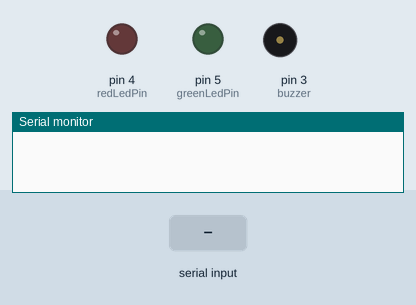
Recording of a sketch running on a simulated Arduino Uno, built with avr-gcc and run on an emulated ATmega328P. Shown: output pins drawn as LEDs (lit = HIGH), buzzer (waves = sounding), the last lines printed to the serial monitor. The test bench sets the inputs (shaded band).

Above: at 1.2 s.
1.3 s: "GreenLight\n" received over Serial
At 1.41 s:
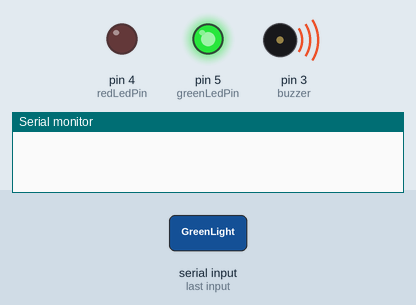
At 2.4 s:
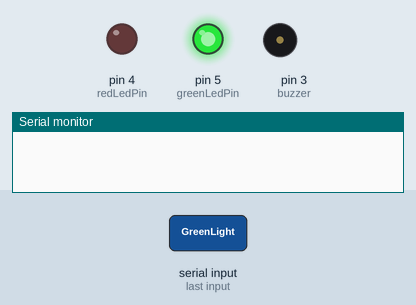
4.3 s: "RedLight\n" received over Serial
At 4.7 s:
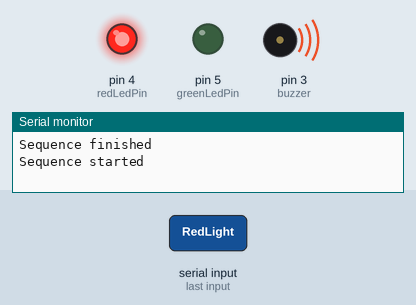
Timing chart, 0 to 7.3 s (numbered marks = the images above; inputs shaded):
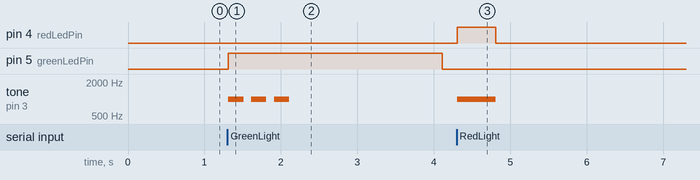

The sketch:

oven.ino
```cpp
const int redLedPin = 4;
const int greenLedPin = 5;
const int buzzer = 3;

void setup() {
  Serial.begin(9600);
  pinMode(redLedPin, OUTPUT);
  pinMode(greenLedPin, OUTPUT);
  pinMode(buzzer, OUTPUT);


  digitalWrite(redLedPin, LOW);
  digitalWrite(greenLedPin, LOW);
}

void loop() {
  if (Serial.available() > 0) {
    String command = Serial.readStringUntil('\n');

    if (command == "RedLight") {
      Serial.println("Sequence started");

      digitalWrite(redLedPin, HIGH);
      tone(buzzer, 1000);
      delay(500);
      noTone(buzzer);

      digitalWrite(redLedPin, LOW);
}
    else if (command == "GreenLight"){
      digitalWrite(greenLedPin, HIGH);

      tone(buzzer, 1000);
      delay(200);
      noTone(buzzer);

      delay(100);

      tone(buzzer, 1000);
      delay(200);
      noTone(buzzer);

      delay(100);

      tone(buzzer, 1000);
      delay(200);
      noTone(buzzer);

      delay(2000);

      digitalWrite(greenLedPin, LOW);
      Serial.println("Sequence finished");
    }
    }
}
```

Measured:
- after the input at 1.3 s, pin 5 (greenLedPin): LOW → HIGH at once, → LOW 2.8 s later; tone on pin 3 (buzzer): alternates 1000 Hz for 0.20 s and silent for 0.10 s, 6 changes in all, then stays silent, starting at once
- after the input at 4.3 s, pin 4 (redLedPin): LOW → HIGH at once, → LOW 0.50 s later; tone on pin 3 (buzzer): silent → 1000 Hz at once, → silent 0.50 s later
